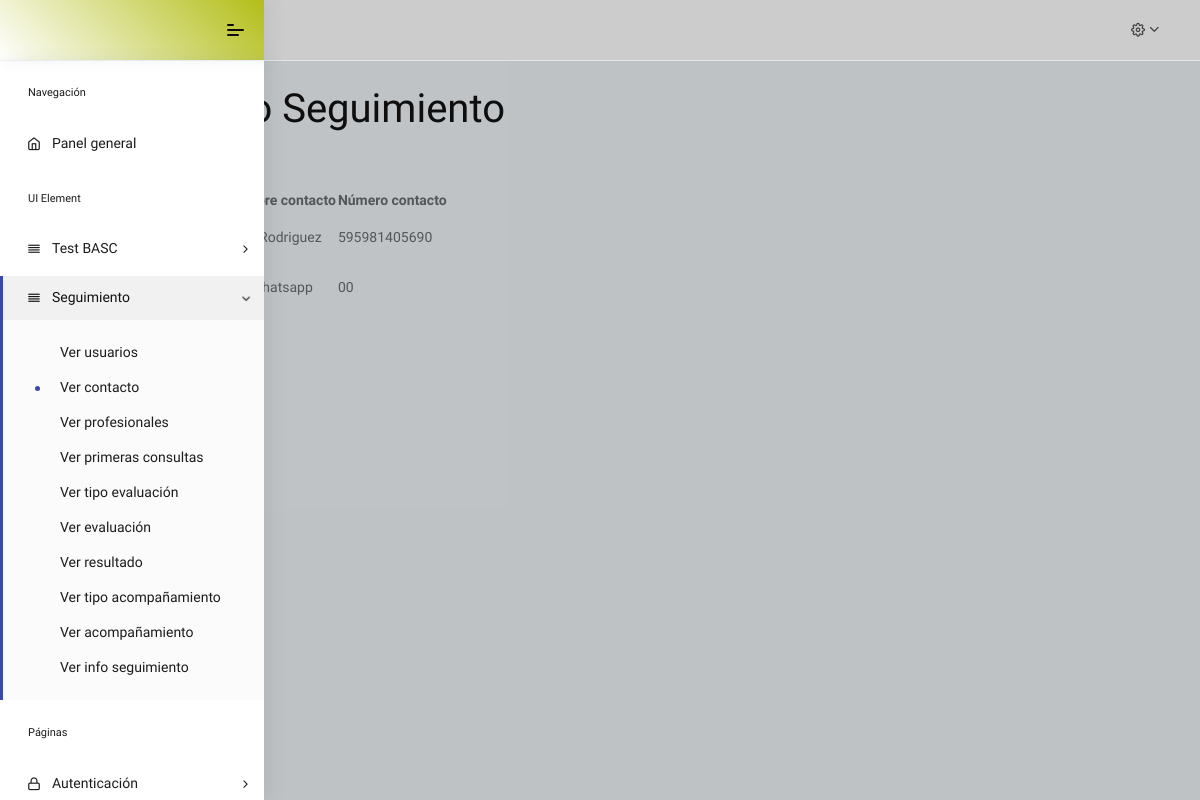
/all-contact/ (signed in), run on the app's committed database.
### models.py (models this page shows, shortened)
class TimestampMixin(object):
    created = db.Column(
        db.DateTime, nullable=False, server_default=func.now())
    updated = db.Column(db.DateTime, onupdate=func.now())
    status = db.Column(Boolean, default=True)

class ContactoSegUser(db.Model, TimestampMixin):
    __tablename__ = 'contacto_user'
    id = db.Column(Integer, primary_key=True)
    nombre = db.Column(String(length=50), nullable=False)
    telefono = db.Column(String(length=40))

### app.py (the view)
@app.route('/all-contact/',  methods=["GET"])
@login_required
def all_contacto():
    contacts = ContactoSegUser.query.all()
    return render_template('all_contacto.html',
                           contacts=contacts)

### app.py (called while the page is built)
@login_manager.user_loader
def load_user(user_id):
    return Usuarios.get_by_id(int(user_id))

### models.py (called while the page is built)
    @staticmethod
    def get_by_id(id):
        return Usuarios.query.get(id)

### templates/all_contacto.html (shortened to what this page needs)
{% extends 'base2.html' %}
{% block body %}
<div class="container">
    <h1 class="h1 align-items-center">Contacto Seguimiento</h1>
    <a class="btn btn-primary" href="{{ url_for('contacto') }}" role="button">Añadir contacto</a>
    <table
          id="table"
          data-pagination="true"
          data-search="true"
          data-toggle="table"
          data-show-columns="true"
          data-locale="es-PY"
          data-show-columns-toggle-all="true"
    >
        <thead>
            <th>Acciones</th>
            <th data-sortable="true">Nombre contacto</th>
            <th data-sortable="true">Número contacto</th>
        </thead>
        <tbody>
        {% for contact in contacts %}
        <tr>
                <td>
                    <a href="{{ url_for('edit_contacto',c1_id=contact.id) }}" class="btn btn-warning btn-circle" role="button" ><i class="far fa-edit">Editar</i></a>
                </td>
                <td>{{contact.nombre}}</td>
                <td>{{contact.telefono}}</td>
        </tr>
        {% endfor %}
        </tbody>
    </table>
</div>
{% endblock %}

### data on the page
ContactoSegUser: nombre "Vero Rodriguez", telefono "595981405690"
ContactoSegUser: nombre "Sin Whatsapp", telefono "00"
